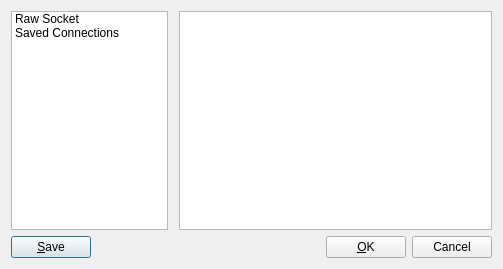
<?xml version="1.0" encoding="UTF-8"?>
<ui version="4.0">
 <class>NewConnectionDialog</class>
 <widget class="QDialog" name="NewConnectionDialog">
  <property name="geometry">
   <rect>
    <x>0</x>
    <y>0</y>
    <width>503</width>
    <height>269</height>
   </rect>
  </property>
  <property name="windowTitle">
   <string>Create New Connection</string>
  </property>
  <layout class="QVBoxLayout" name="verticalLayout_2">
   <item>
    <layout class="QHBoxLayout" name="horizontalLayout_3">
     <item>
      <widget class="QListWidget" name="sessionTypeList">
       <property name="sizePolicy">
        <sizepolicy hsizetype="Preferred" vsizetype="Expanding">
         <horstretch>0</horstretch>
         <verstretch>0</verstretch>
        </sizepolicy>
       </property>
       <item>
        <property name="text">
         <string>Raw Socket</string>
        </property>
       </item>
       <item>
        <property name="text">
         <string>Saved Connections</string>
        </property>
       </item>
      </widget>
     </item>
     <item>
      <widget class="QStackedWidget" name="stackedWidget">
       <property name="currentIndex">
        <number>1</number>
       </property>
       <widget class="QWidget" name="page">
        <layout class="QVBoxLayout" name="verticalLayout">
         <item>
          <layout class="QGridLayout" name="gridLayout">
           <item row="0" column="0">
            <widget class="QLabel" name="connectionTypeLabel">
             <property name="text">
              <string>Connection Type:</string>
             </property>
            </widget>
           </item>
           <item row="0" column="1">
            <widget class="QComboBox" name="connectionTypeBox">
             <property name="minimumSize">
              <size>
               <width>200</width>
               <height>0</height>
              </size>
             </property>
             <item>
              <property name="text">
               <string>UDP Client</string>
              </property>
             </item>
             <item>
              <property name="text">
               <string>UDP Server</string>
              </property>
             </item>
             <item>
              <property name="text">
               <string>TCP Client</string>
              </property>
             </item>
             <item>
              <property name="text">
               <string>TCP Server</string>
              </property>
             </item>
            </widget>
           </item>
           <item row="1" column="0">
            <widget class="QLabel" name="dstIpLabel">
             <property name="text">
              <string>Destination IP:</string>
             </property>
            </widget>
           </item>
           <item row="1" column="1">
            <layout class="QHBoxLayout" name="horizontalLayout">
             <item>
              <widget class="IPCtrl" name="dstIpBox">
               <property name="minimumSize">
                <size>
                 <width>100</width>
                 <height>0</height>
                </size>
               </property>
               <property name="frameShape">
                <enum>QFrame::StyledPanel</enum>
               </property>
               <property name="frameShadow">
                <enum>QFrame::Raised</enum>
               </property>
              </widget>
             </item>
             <item>
              <widget class="QCheckBox" name="broadcastBox">
               <property name="text">
                <string>Broadcast</string>
               </property>
              </widget>
             </item>
             <item>
              <spacer name="horizontalSpacer_2">
               <property name="orientation">
                <enum>Qt::Horizontal</enum>
               </property>
               <property name="sizeHint" stdset="0">
                <size>
                 <width>40</width>
                 <height>20</height>
                </size>
               </property>
              </spacer>
             </item>
            </layout>
           </item>
           <item row="2" column="0">
            <widget class="QLabel" name="dstPortLabel">
             <property name="text">
              <string>Destination Port:</string>
             </property>
            </widget>
           </item>
           <item row="2" column="1">
            <widget class="QSpinBox" name="dstPortSpin">
             <property name="minimum">
              <number>1</number>
             </property>
             <property name="maximum">
              <number>65535</number>
             </property>
             <property name="value">
              <number>60000</number>
             </property>
            </widget>
           </item>
           <item row="3" column="0">
            <widget class="QLabel" name="srcPortLabel">
             <property name="text">
              <string>Source Port:</string>
             </property>
            </widget>
           </item>
           <item row="3" column="1">
            <widget class="QSpinBox" name="srcPortSpin">
             <property name="specialValueText">
              <string>Random</string>
             </property>
             <property name="minimum">
              <number>0</number>
             </property>
             <property name="maximum">
              <number>65535</number>
             </property>
             <property name="value">
              <number>0</number>
             </property>
            </widget>
           </item>
           <item row="4" column="0">
            <widget class="QLabel" name="serverPortLabel">
             <property name="text">
              <string>Port:</string>
             </property>
            </widget>
           </item>
           <item row="4" column="1">
            <widget class="QSpinBox" name="serverPortSpin">
             <property name="minimum">
              <number>1</number>
             </property>
             <property name="maximum">
              <number>65535</number>
             </property>
             <property name="value">
              <number>60000</number>
             </property>
            </widget>
           </item>
          </layout>
         </item>
         <item>
          <spacer name="verticalSpacer">
           <property name="orientation">
            <enum>Qt::Vertical</enum>
           </property>
           <property name="sizeHint" stdset="0">
            <size>
             <width>20</width>
             <height>66</height>
            </size>
           </property>
          </spacer>
         </item>
        </layout>
       </widget>
       <widget class="QWidget" name="page2">
        <layout class="QVBoxLayout" name="verticalLayout_3">
         <property name="leftMargin">
          <number>5</number>
         </property>
         <property name="topMargin">
          <number>0</number>
         </property>
         <property name="rightMargin">
          <number>0</number>
         </property>
         <property name="bottomMargin">
          <number>0</number>
         </property>
         <item>
          <widget class="QListView" name="connectionList"/>
         </item>
        </layout>
       </widget>
      </widget>
     </item>
    </layout>
   </item>
   <item>
    <layout class="QHBoxLayout" name="horizontalLayout_2">
     <item>
      <widget class="QPushButton" name="saveBtn">
       <property name="text">
        <string>&amp;Save</string>
       </property>
      </widget>
     </item>
     <item>
      <spacer name="horizontalSpacer">
       <property name="orientation">
        <enum>Qt::Horizontal</enum>
       </property>
       <property name="sizeHint" stdset="0">
        <size>
         <width>40</width>
         <height>20</height>
        </size>
       </property>
      </spacer>
     </item>
     <item>
      <widget class="QPushButton" name="pushButton_2">
       <property name="text">
        <string>&amp;OK</string>
       </property>
      </widget>
     </item>
     <item>
      <widget class="QPushButton" name="pushButton_3">
       <property name="text">
        <string>Cancel</string>
       </property>
      </widget>
     </item>
    </layout>
   </item>
  </layout>
 </widget>
 <customwidgets>
  <customwidget>
   <class>IPCtrl</class>
   <extends>QFrame</extends>
   <header>ipctrl.h</header>
   <container>1</container>
  </customwidget>
 </customwidgets>
 <resources/>
 <connections>
  <connection>
   <sender>pushButton_2</sender>
   <signal>clicked()</signal>
   <receiver>NewConnectionDialog</receiver>
   <slot>accept()</slot>
   <hints>
    <hint type="sourcelabel">
     <x>341</x>
     <y>244</y>
    </hint>
    <hint type="destinationlabel">
     <x>285</x>
     <y>263</y>
    </hint>
   </hints>
  </connection>
  <connection>
   <sender>pushButton_3</sender>
   <signal>clicked()</signal>
   <receiver>NewConnectionDialog</receiver>
   <slot>reject()</slot>
   <hints>
    <hint type="sourcelabel">
     <x>436</x>
     <y>250</y>
    </hint>
    <hint type="destinationlabel">
     <x>475</x>
     <y>225</y>
    </hint>
   </hints>
  </connection>
  <connection>
   <sender>sessionTypeList</sender>
   <signal>currentRowChanged(int)</signal>
   <receiver>stackedWidget</receiver>
   <slot>setCurrentIndex(int)</slot>
   <hints>
    <hint type="sourcelabel">
     <x>104</x>
     <y>187</y>
    </hint>
    <hint type="destinationlabel">
     <x>156</x>
     <y>183</y>
    </hint>
   </hints>
  </connection>
 </connections>
</ui>
